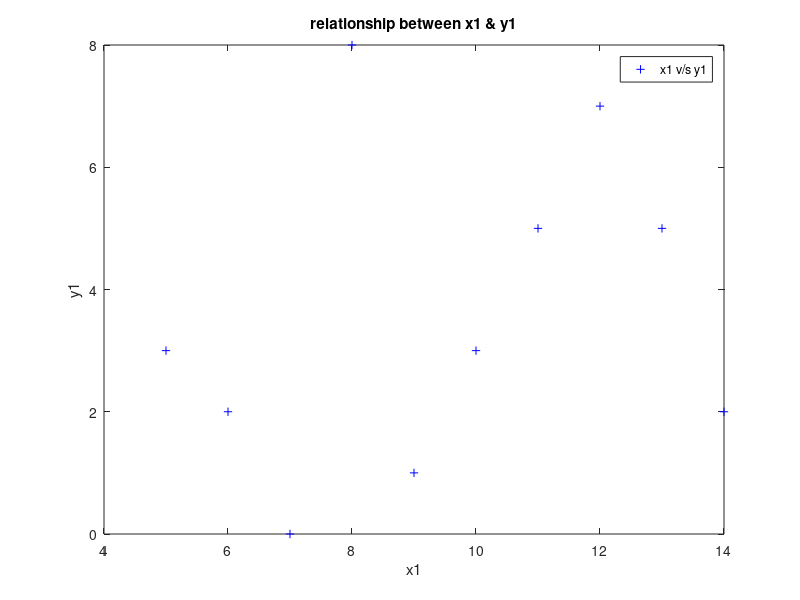

Source code (MATLAB):
clc
clear 
y1=[3 2 0 8 1 3 5 7 5 2];
%plot(y1)
%pie(y1)
%plot(y1, 'r')
%plot(y1, '*')
%plot(y1, 'g')

x1= 5:14 ;
%plot(x1, y1)
plot(x1, y1 ,'b+')
%scatter(x1,y1)
title('relationship between x1 & y1')
xlabel('x1')
ylabel('y1')
legend('x1 v/s y1')






